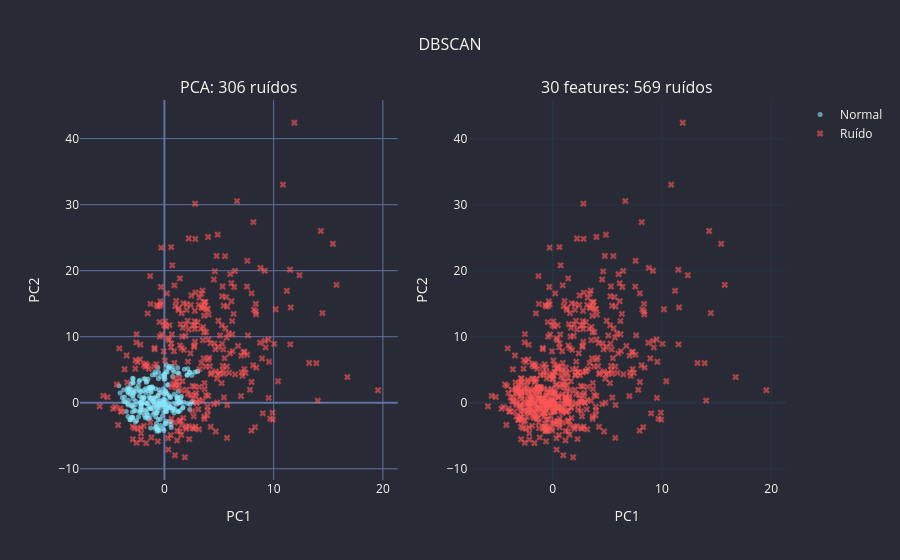

Here is the notebook cell this chart was saved with:
### Markdown cell above
## 5. DBSCAN como detector de anomalias

O DBSCAN marca pontos em regiões de baixa densidade como ruído (`label = -1`). Esses pontos são candidatos a anomalias.

Vamos aplicar o DBSCAN duas vezes: (a) apenas nas 2 componentes PCA e (b) em todas as 30 features originais padronizadas.

### Code cell
# --- DBSCAN nas componentes PCA ---
modelo_dbscan = DBSCAN(eps=0.8, min_samples=10)
labels_pca = modelo_dbscan.fit_predict(dados[["pc1", "pc2"]].values)
dados["anomalia_dbscan_pca"] = labels_pca == -1
n_dbscan_pca = dados["anomalia_dbscan_pca"].sum()

# --- DBSCAN em todas as 30 features ---
labels_full = modelo_dbscan.fit_predict(X_scaled)
dados["anomalia_dbscan_full"] = labels_full == -1
n_dbscan_full = dados["anomalia_dbscan_full"].sum()

print(f"DBSCAN anomalias (PC1/PC2 apenas): {n_dbscan_pca}")
print(f"DBSCAN anomalias (30 features):    {n_dbscan_full}")
print()

fig = make_subplots(1, 2, subplot_titles=[f'PCA: {n_dbscan_pca} ruídos', f'30 features: {n_dbscan_full} ruídos'])
for i, col in enumerate(['anomalia_dbscan_pca', 'anomalia_dbscan_full'], 1):
    for label, mask, cor, sz in [('Normal', ~dados[col], DRACULA['cyan'], 5),
                                   ('Ruído', dados[col], DRACULA['red'], 6)]:
        fig.add_trace(go.Scatter(
            x=dados.loc[mask, 'pc1'], y=dados.loc[mask, 'pc2'],
            mode='markers',
            marker=dict(color=cor, size=sz, opacity=0.6, symbol='x' if label == 'Ruído' else 'circle'),
            name=label, showlegend=(i == 1)), row=1, col=i)
    fig.update_xaxes(title_text='PC1', row=1, col=i)
    fig.update_yaxes(title_text='PC2', row=1, col=i)
fig = dracula_layout(fig, title='DBSCAN')
fig.show()

### Figure 1 — Plotly figure (JSON) as saved in the notebook; plotly's stock layout.template omitted (floating-point values rounded to 4 significant figures; data arrays with more than 128 entries replaced by an {"elided": "..."} marker saying what was removed)
{"data": [{"marker": {"color": "#8be9fd", "opacity": 0.6, "size": 5, "symbol": "circle"}, "mode": "markers", "name": "Normal", "showlegend": true, "type": "scatter", "x": {"elided": "263 float values"}, "xaxis": "x", "y": {"elided": "263 float values"}, "yaxis": "y"}, {"marker": {"color": "#ff5555", "opacity": 0.6, "size": 6, "symbol": "x"}, "mode": "markers", "name": "Ruído", "showlegend": true, "type": "scatter", "x": {"elided": "306 float values"}, "xaxis": "x", "y": {"elided": "306 float values"}, "yaxis": "y"}, {"marker": {"color": "#8be9fd", "opacity": 0.6, "size": 5, "symbol": "circle"}, "mode": "markers", "name": "Normal", "showlegend": false, "type": "scatter", "x": [], "xaxis": "x2", "y": [], "yaxis": "y2"}, {"marker": {"color": "#ff5555", "opacity": 0.6, "size": 6, "symbol": "x"}, "mode": "markers", "name": "Ruído", "showlegend": false, "type": "scatter", "x": {"elided": "569 float values"}, "xaxis": "x2", "y": {"elided": "569 float values"}, "yaxis": "y2"}], "layout": {"annotations": [{"font": {"size": 16}, "showarrow": false, "text": "PCA: 306 ruídos", "x": 0.225, "xanchor": "center", "xref": "paper", "y": 1.0, "yanchor": "bottom", "yref": "paper"}, {"font": {"size": 16}, "showarrow": false, "text": "30 features: 569 ruídos", "x": 0.775, "xanchor": "center", "xref": "paper", "y": 1.0, "yanchor": "bottom", "yref": "paper"}], "font": {"color": "#f8f8f2", "size": 12}, "legend": {"font": {"color": "#f8f8f2"}}, "paper_bgcolor": "#282a36", "plot_bgcolor": "#282a36", "title": {"font": {"color": "#f8f8f2", "size": 16}, "text": "DBSCAN", "x": 0.5}, "xaxis": {"anchor": "y", "domain": [0.0, 0.45], "gridcolor": "#6272a4", "title": {"text": "PC1"}, "zerolinecolor": "#6272a4"}, "xaxis2": {"anchor": "y2", "domain": [0.55, 1.0], "title": {"text": "PC1"}}, "yaxis": {"anchor": "x", "domain": [0.0, 1.0], "gridcolor": "#6272a4", "title": {"text": "PC2"}, "zerolinecolor": "#6272a4"}, "yaxis2": {"anchor": "x2", "domain": [0.0, 1.0], "title": {"text": "PC2"}}}}
